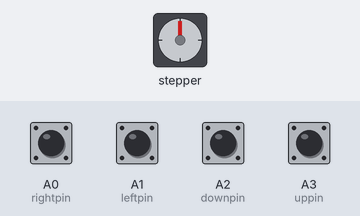
The sketch below on a simulated Arduino Uno, built with avr-gcc and run on an emulated ATmega328P. On the bench: stepper motor. The inputs (shaded band) are chosen by the test bench; at power-on: A0 (rightpin), A1 (leftpin), A2 (downpin), A3 (uppin) HIGH. Stepper angles assume 150 steps per turn; what the sketch prints to the serial monitor is not drawn.

Above: at 1.2 s.
1.3 s: A0 (rightpin) pulled LOW for 0.15 s
At 1.45 s:
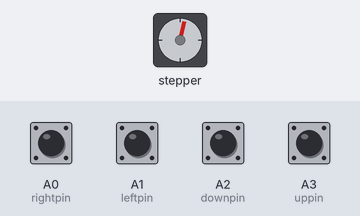
3.2 s: A1 (leftpin) pulled LOW for 1 s
At 3.65 s:
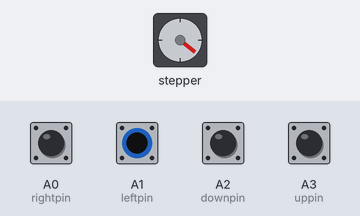
5.7 s: A3 (uppin) pulled LOW for 1 s
At 6.15 s:
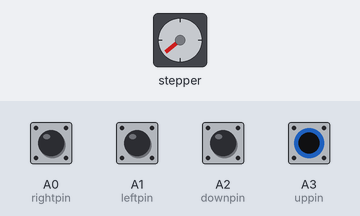
8.2 s: A2 (downpin) pulled LOW for 0.15 s
At 8.35 s:
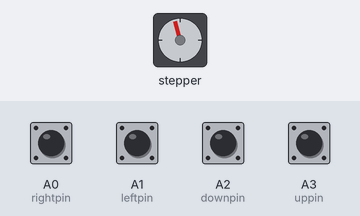
10.2 s: A0 (rightpin) pulled LOW for 1 s
At 10.96 s:
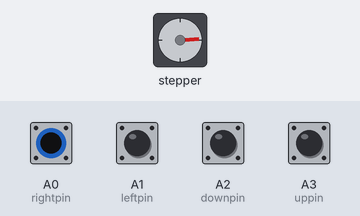
12.7 s: A1 (leftpin) pulled LOW for 0.15 s
At 13.09 s:
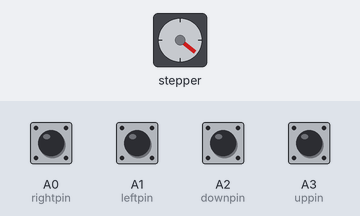
Timing chart, 0 to 15.6 s (numbered marks = the images above; inputs shaded):
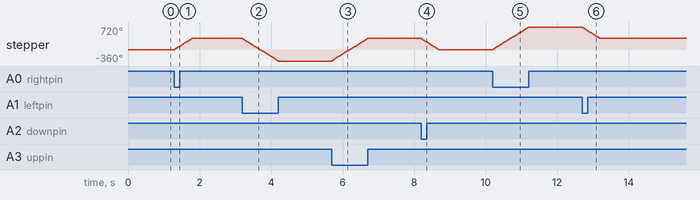

Measured:
- after the input at 1.3 s, stepper: turns 360° clockwise in 0.48 s, starting at once
- after the input at 3.2 s, stepper: turns 720° counter-clockwise in 1.0 s, starting at once
- after the input at 5.7 s, stepper: turns 720° clockwise in 1.0 s, starting at once
- after the input at 8.2 s, stepper: turns 360° counter-clockwise in 0.48 s, starting at once
- after the input at 10.2 s, stepper: turns 720° clockwise in 1.0 s, starting at once
- after the input at 12.7 s, stepper: turns 360° counter-clockwise in 0.48 s, starting at once

The sketch:

LeftMotor.ino
```cpp
  /*
(Joystick)
left  pin A1
right pin A0
up    pin A3
down  pin A2

(Left Motor)
pin 13
pin 12
pin 11
pin 10

*/

int leftpin = A1;
int rightpin = A0;
int uppin = A3;
int downpin = A2;

int leftvalue = 0;
int rightvalue = 0;
int upvalue = 0;
int downvalue = 0;

#include <Stepper.h>
const int stepsPerRevolution = 150;
Stepper leftStepper(stepsPerRevolution, 13, 12, 11, 10);

void setup() {
pinMode(leftpin,INPUT_PULLUP);
pinMode(rightpin,INPUT_PULLUP);
pinMode(uppin,INPUT_PULLUP);
pinMode(downpin,INPUT_PULLUP);

leftStepper.setSpeed(120);

Serial.begin(9600);
}
void setStepperIdle() {
  digitalWrite(10, LOW);
  digitalWrite(11, LOW);
  digitalWrite(12, LOW);
  digitalWrite(13, LOW);

}

void loop() {
leftvalue = digitalRead(leftpin);
rightvalue = digitalRead(rightpin);
upvalue = digitalRead(uppin);
downvalue = digitalRead(downpin);


if(leftvalue == LOW){
  leftStepper.step(-stepsPerRevolution);
  setStepperIdle();
  Serial.print("left");
  delay(10);}
if(rightvalue == LOW){
  leftStepper.step(stepsPerRevolution);
  setStepperIdle();
  Serial.print("right");
  delay(10);}
if(upvalue == LOW){
  leftStepper.step(stepsPerRevolution);
  setStepperIdle();
  Serial.print("up");
  delay(10);}
if(downvalue == LOW){
  leftStepper.step(-stepsPerRevolution);
  setStepperIdle();
  Serial.print("down");
  delay(10);}


}
```
